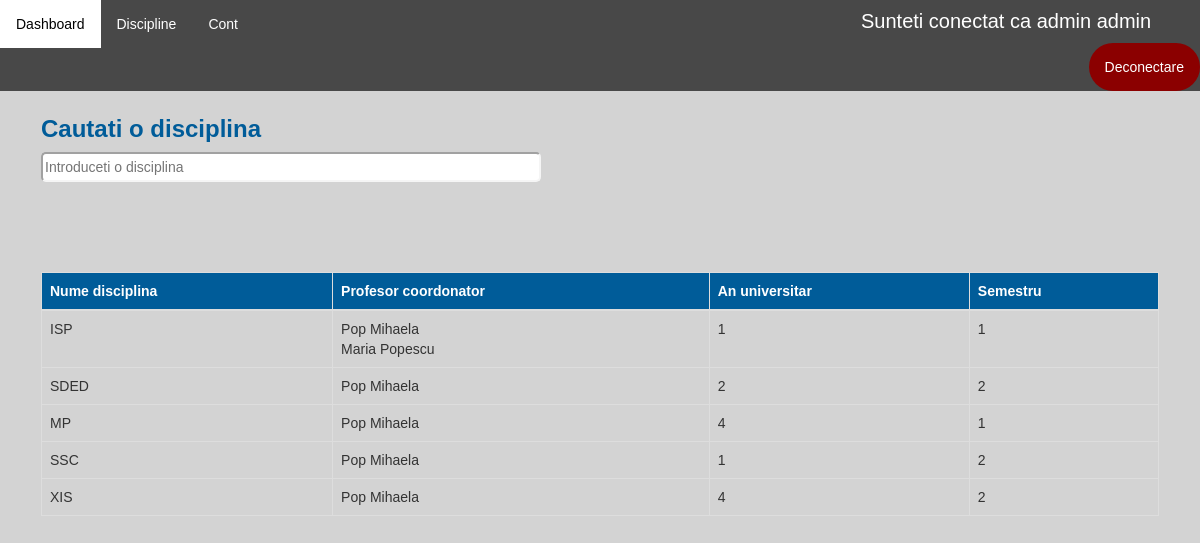
/vizualizare-discipline/ (signed in), run on the app's committed database.
### application/models.py (models this page shows)
class Disciplina(models.Model):
    id = models.AutoField(primary_key=True)
    nume = models.CharField(max_length=100, unique=True)
    profesori = models.ManyToManyField(User)
    an_universitar = models.IntegerField(null=True)
    semestru = models.IntegerField(null=True)

### application/decorators.py (the view)
        def wrapper_func(request, *args, **kwargs):
            user_groups = list()
            for group in request.user.groups.all():
                user_groups.append(group.name)
            if allowed_roles[0] in user_groups:
                return view_func(request, *args, **kwargs)
            else:
                return redirect('dashboard')

### application/functions.py (called while the page is built)
def get_user_info(request):
    user = request.user
    user_groups = [group.name for group in user.groups.all()]
    if 'admin' in user_groups:
        user_type = 'admin'
    elif 'studenti' in user_groups:
        user_type = 'student'
    elif 'secretariat' in user_groups:
        user_type = 'secretar'
    else:
        user_type = 'profesor'
    out = {'user': user,
           'user_groups': user_groups,
           'user_type': user_type
           }
    return out

def create_context(request=None, extract_user_info=True):
    if extract_user_info and not request:
        raise ValueError("request must be set if extract_user_info is True")
    out = {}
    if extract_user_info:
        out.update(get_user_info(request))
    return out

### application/views.py (called while the page is built)
@allowed_users(allowed_roles=['admin'])
@login_required(login_url='login')
def vizualizareDiscipline(request):
    context = create_context(request)
    discipline = Disciplina.objects.all()
    for disciplina in discipline:
        print(disciplina.profesori.all())
    context['discipline'] = discipline
    return render(request, 'application/administrator/vizualizareDiscipline.html', context)

### application/templates/application/administrator/vizualizareDiscipline.html (shortened to what this page needs)
{% extends 'application/dashboard.html' %}
{% load static %}
{% block article %}
    <div class="content">
        <h3 style="color: #005c99"><b>Cautati o disciplina</b></h3>
        <input type="text" id="myInput" onkeyup="myFunction()"
            placeholder="Introduceti o disciplina" style="width: 500px; height: 30px; border-radius: 5px; border-color: whitesmoke">
    </div>
    <br>
    <div class="table-wrapper-scroll-y custom-scrollbar" style="margin-top: 70px">
            <table class="table table-bordered" id="myTable">
                <thead style="background-color: #005c99; color: white">
                <tr>
                    <th>Nume disciplina</th>
                    <th>Profesor coordonator</th>
                    <th>An universitar</th>
                    <th>Semestru</th>
                </tr>
                </thead>
                <tbody>
                {% for disciplina in discipline %}
                    <tr class="tr">
                        <td>{{ disciplina.nume }}</td>
                    <td>
                        {% for profesor in disciplina.profesori.all %}
                            {{ profesor.last_name }} {{ profesor.first_name }}<br>
                        {% endfor %}
                    </td>
                        <td>{{ disciplina.an_universitar }}</td>
                        <td>{{ disciplina.semestru }}</td>
                    </tr>
                {% endfor %}
                </tbody>
            </table>
        </div>
{% endblock %}

### application/templates/application/main_layout_application.html (shortened to what this page needs)
{% extends 'main_layout.html' %}
{% load static %}
{% block header %}
    <link rel="stylesheet" href="{% static 'application/css/main_layout_application.css' %}">
        <ul class="topnav">
            <li><a href="{% url 'dashboard' %}">Dashboard</a></li>
                {% block pages %}
                {% endblock %}
            <li><a href="{% url 'account' %}">Cont</a>
            <li style="padding: 7px; color: white; font-size: 20px; margin-left: 600px">Sunteti conectat ca {{ user_type }} {{ request.user.username }}</li>
            <li class="right"><a class="logout" href="{% url 'logout' %}">Deconectare</a></li>
        </ul>
{% endblock %}

### application/static/application/css/main_layout_application.css (style rules this page uses)
body { font-family: Arial, Helvetica, sans-serif; }
body { margin: 0; background-color: lightgray; font-family: Arial, Helvetica, sans-serif; }
ul.topnav { list-style-type: none; margin: 0; padding: 0; overflow: hidden; background-color: #484848; }
ul.topnav li { float: left; }
ul.topnav li a { display: block; color: white; text-align: center; padding: 14px 16px; text-decoration: none; }
ul.topnav li.right { background-color: darkred; float: right; border-radius: 50px; }

### data on the page
Disciplina: nume "ISP", an_universitar "1", semestru "1"
Disciplina: nume "SDED", an_universitar "2", semestru "2"
Disciplina: nume "MP", an_universitar "4", semestru "1"
Disciplina: nume "SSC", an_universitar "1", semestru "2"
Disciplina: nume "XIS", an_universitar "4", semestru "2"

### other printed values
{{ user_type }} "admin"
{{ request.user.username }} "admin"
{{ profesor.last_name }} "Pop"
{{ profesor.first_name }} "Mihaela"
{{ profesor.last_name }} "Maria"
{{ profesor.first_name }} "Popescu"
